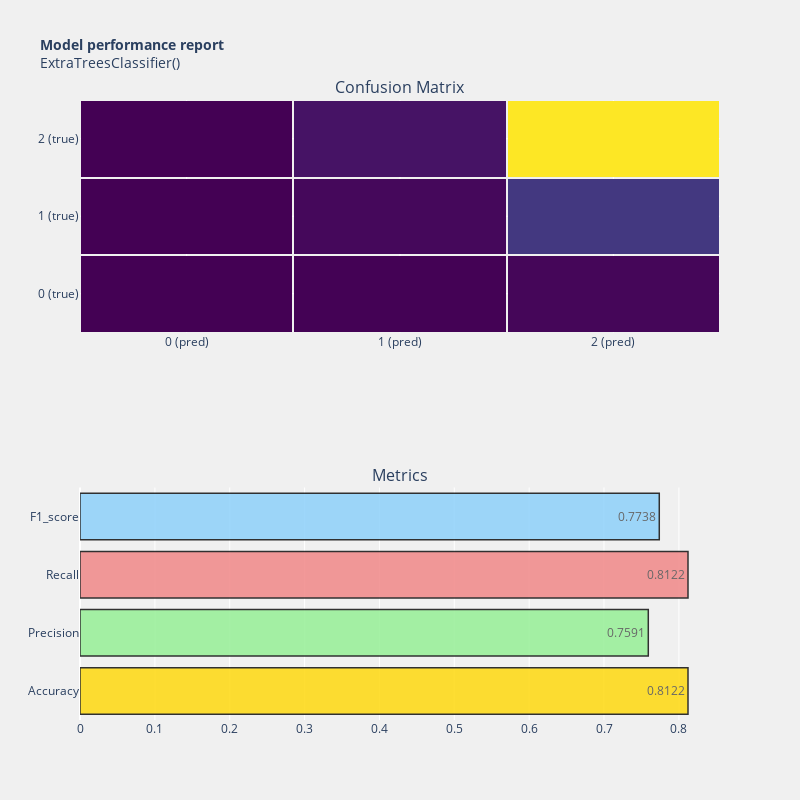

Here is the notebook cell this chart was saved with:
### Code cell
model_performance(extree,y_test, y_pred)

### Figure 1 — Plotly figure (JSON) as saved in the notebook; plotly's stock layout.template omitted (floating-point values rounded to 4 significant figures)
{"data": [{"colorscale": [[0, "#440154"], [0.1111, "#482878"], [0.2222, "#3e4989"], [0.3333, "#31688e"], [0.4444, "#26828e"], [0.5556, "#1f9e89"], [0.6667, "#35b779"], [0.7778, "#6ece58"], [0.8889, "#b5de2b"], [1, "#fde725"]], "showscale": false, "type": "heatmap", "x": ["0 (pred)", "1 (pred)", "2 (pred)"], "xaxis": "x", "xgap": 2, "y": ["0 (true)", "1 (true)", "2 (true)"], "yaxis": "y", "ygap": 2, "z": [[2, 5, 45], [1, 62, 489], [0, 154, 2937]]}, {"marker": {"color": ["gold", "lightgreen", "lightcoral", "lightskyblue"], "line": {"color": "#000000", "width": 1.5}}, "opacity": 0.8, "orientation": "h", "text": [0.8122, 0.7591, 0.8122, 0.7738], "textposition": "auto", "type": "bar", "x": [0.8122, 0.7591, 0.8122, 0.7738], "xaxis": "x2", "y": ["Accuracy", "Precision", "Recall", "F1_score"], "yaxis": "y2"}], "layout": {"annotations": [{"font": {"size": 16}, "showarrow": false, "text": "Confusion Matrix", "x": 0.5, "xanchor": "center", "xref": "paper", "y": 1, "yanchor": "bottom", "yref": "paper"}, {"font": {"size": 16}, "showarrow": false, "text": "Metrics", "x": 0.5, "xanchor": "center", "xref": "paper", "y": 0.375, "yanchor": "bottom", "yref": "paper"}], "autosize": true, "height": 800, "paper_bgcolor": "rgba(240,240,240, 0.95)", "plot_bgcolor": "rgba(240,240,240, 0.95)", "showlegend": false, "title": {"font": {"size": 14}, "text": "<b>Model performance report</b><br>ExtraTreesClassifier()"}, "width": 800, "xaxis": {"anchor": "y", "domain": [0, 1]}, "xaxis2": {"anchor": "y2", "domain": [0, 1]}, "yaxis": {"anchor": "x", "domain": [0.625, 1]}, "yaxis2": {"anchor": "x2", "domain": [0, 0.375]}}}
